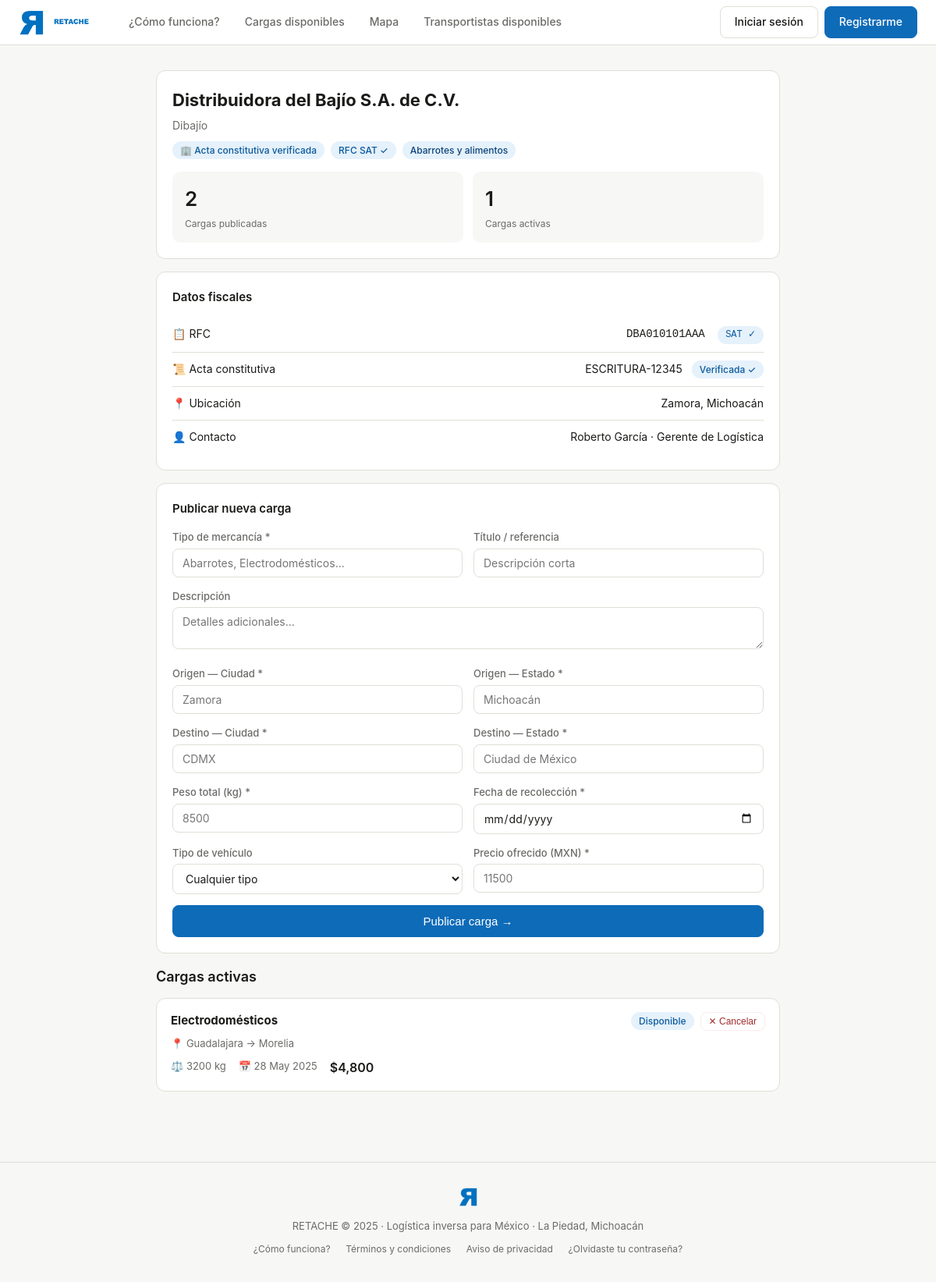
Screenshot of /empresas/1 with the database file from the repository.
### models.py (models this page shows)
class Empresa(Base):
    __tablename__ = "empresas"
    id = Column(Integer, primary_key=True, index=True)
    razon_social = Column(String(200), nullable=False)
    nombre_comercial = Column(String(200), nullable=True)
    telefono = Column(String(15), nullable=False)
    email = Column(String(120), unique=True, index=True, nullable=False)
    contrasena_hash = Column(String(200), nullable=False)
    rfc = Column(String(12), unique=True, index=True, nullable=False)
    rfc_verificado = Column(Boolean, default=False)
    num_acta_constitutiva = Column(String(100), nullable=True)
    acta_constitutiva_verificada = Column(Boolean, default=False)
    giro = Column(String(100), nullable=True)
    calle = Column(String(200), nullable=True)
    colonia = Column(String(100), nullable=True)
    municipio = Column(String(100), nullable=True)
    estado = Column(String(50), nullable=True)
    cp = Column(String(5), nullable=True)
    nombre_contacto = Column(String(150), nullable=True)
    puesto_contacto = Column(String(100), nullable=True)
    logo_url = Column(String(200), nullable=True)
    calificacion_promedio = Column(Float, default=0.0)
    total_cargas_publicadas = Column(Integer, default=0)
    fecha_registro = Column(DateTime, server_default=func.now())
    activo = Column(Boolean, default=True)
    email_verificado = Column(Boolean, default=False)
    token_verificacion = Column(String(200), nullable=True)
    token_reset_password = Column(String(200), nullable=True)
    token_reset_expira = Column(DateTime, nullable=True)
    cargas_publicadas = relationship("Carga", back_populates="empresa")
    mensajes_enviados = relationship("Mensaje", foreign_keys="Mensaje.remitente_empresa_id", back_populates="remitente_empresa")

class Carga(Base):
    __tablename__ = "cargas"
    id = Column(Integer, primary_key=True, index=True)
    empresa_id = Column(Integer, ForeignKey("empresas.id"), nullable=False)
    transportista_id = Column(Integer, ForeignKey("transportistas.id"), nullable=True)
    titulo = Column(String(150), nullable=False)
    descripcion = Column(Text, nullable=True)
    tipo_mercancia = Column(String(100), nullable=False)
    peso_kg = Column(Float, nullable=False)
    volumen_m3 = Column(Float, nullable=True)
    requiere_refrigeracion = Column(Boolean, default=False)
    mercancia_peligrosa = Column(Boolean, default=False)
    origen_ciudad = Column(String(100), nullable=False)
    origen_estado = Column(String(50), nullable=False)
    origen_lat = Column(Float, nullable=True)
    origen_lng = Column(Float, nullable=True)
    destino_ciudad = Column(String(100), nullable=False)
    destino_estado = Column(String(50), nullable=False)
    destino_lat = Column(Float, nullable=True)
    destino_lng = Column(Float, nullable=True)
    fecha_recoleccion = Column(DateTime, nullable=False)
    fecha_entrega_estimada = Column(DateTime, nullable=True)
    tipo_vehiculo_requerido = Column(String(30), nullable=True)
    precio_ofrecido_mxn = Column(Float, nullable=False)
    precio_negociable = Column(Boolean, default=True)
    estado = Column(String(30), default=EstadoCarga.disponible)
    fecha_publicacion = Column(DateTime, server_default=func.now())
    fecha_asignacion = Column(DateTime, nullable=True)
    fecha_completada = Column(DateTime, nullable=True)
    carta_porte_generada = Column(Boolean, default=False)
    carta_porte_uuid = Column(String(100), nullable=True)
    carta_porte_xml = Column(Text, nullable=True)
    empresa = relationship("Empresa", back_populates="cargas_publicadas")
    transportista = relationship("Transportista", back_populates="cargas")
    mensajes = relationship("Mensaje", back_populates="carga")
    resenas = relationship("Resena", back_populates="carga")

### routers/empresas.py (the view)
@router.get("/{empresa_id}", response_class=HTMLResponse)
async def perfil_empresa(
    request: Request, empresa_id: int, db: Session = Depends(get_db)
):
    empresa = db.query(Empresa).filter(Empresa.id == empresa_id).first()
    if not empresa:
        raise HTTPException(status_code=404, detail="Empresa no encontrada")
    cargas_activas = (
        db.query(Carga)
        .filter(
            Carga.empresa_id == empresa_id,
            Carga.estado == EstadoCarga.disponible,
        )
        .order_by(Carga.fecha_publicacion.desc())
        .all()
    )
    return templates.TemplateResponse("perfil_empresa.html", ctx(request,
        empresa=empresa,
        cargas_activas=cargas_activas,
    ))

### templates/perfil_empresa.html (shortened to what this page needs)
{% extends "base.html" %}
{% block content %}
<div style="max-width:800px; margin:0 auto;">
  <div class="card" style="margin-bottom:16px;">
    <h1 style="font-size:22px; font-weight:700; margin-bottom:4px;">{{ empresa.razon_social }}</h1>
    {% if empresa.nombre_comercial and empresa.nombre_comercial != empresa.razon_social %}<div style="color:var(--texto-suave); font-size:14px; margin-bottom:8px;">{{ empresa.nombre_comercial }}</div>{% endif %}
    <div style="display:flex; flex-wrap:wrap; gap:8px; margin-bottom:16px;">
      {% if empresa.acta_constitutiva_verificada %}<span class="badge badge-verde">🏢 Acta constitutiva verificada</span>{% else %}<span class="badge badge-amber">⚠️ Verificación pendiente</span>{% endif %}
      {% if empresa.rfc_verificado %}<span class="badge badge-verde">RFC SAT ✓</span>{% endif %}
      {% if empresa.giro %}<span class="badge badge-azul">{{ empresa.giro }}</span>{% endif %}
    </div>
    <div class="stats-grid">
      <div class="stat-card"><div class="stat-num">{{ empresa.total_cargas_publicadas }}</div><div class="stat-label">Cargas publicadas</div></div>
      <div class="stat-card"><div class="stat-num">{{ cargas_activas | length }}</div><div class="stat-label">Cargas activas</div></div>
    </div>
  </div>
  <div class="card" style="margin-bottom:16px;">
    <h2 style="font-size:15px; font-weight:600; margin-bottom:14px;">Datos fiscales</h2>
    <div class="doc-row"><span>📋 RFC</span><span style="font-family:monospace;">{{ empresa.rfc }} {% if empresa.rfc_verificado %}<span class="badge badge-verde" style="margin-left:8px;">SAT ✓</span>{% endif %}</span></div>
    <div class="doc-row"><span>📜 Acta constitutiva</span><span>{{ empresa.num_acta_constitutiva }} {% if empresa.acta_constitutiva_verificada %}<span class="badge badge-verde" style="margin-left:8px;">Verificada ✓</span>{% endif %}</span></div>
    {% if empresa.municipio %}<div class="doc-row"><span>📍 Ubicación</span><span>{{ empresa.municipio }}{% if empresa.estado %}, {{ empresa.estado }}{% endif %}</span></div>{% endif %}
    {% if empresa.nombre_contacto %}<div class="doc-row"><span>👤 Contacto</span><span>{{ empresa.nombre_contacto }}{% if empresa.puesto_contacto %} · {{ empresa.puesto_contacto }}{% endif %}</span></div>{% endif %}
  </div>
  {% if empresa.acta_constitutiva_verificada %}
  <div class="card" style="margin-bottom:16px;">
    <h2 style="font-size:15px; font-weight:600; margin-bottom:14px;">Publicar nueva carga</h2>
    <form action="/empresas/{{ empresa.id }}/publicar-carga" method="POST">
      <div class="form-row">
        <div class="form-group"><label>Tipo de mercancía *</label><input type="text" name="tipo_mercancia" placeholder="Abarrotes, Electrodomésticos..." required></div>
        <div class="form-group"><label>Título / referencia</label><input type="text" name="titulo" placeholder="Descripción corta"></div>
      </div>
      <div class="form-group"><label>Descripción</label><textarea name="descripcion" rows="2" placeholder="Detalles adicionales..."></textarea></div>
      <div class="form-row">
        <div class="form-group"><label>Origen — Ciudad *</label><input type="text" name="origen_ciudad" placeholder="Zamora" required></div>
        <div class="form-group"><label>Origen — Estado *</label><input type="text" name="origen_estado" placeholder="Michoacán" required></div>
      </div>
      <div class="form-row">
        <div class="form-group"><label>Destino — Ciudad *</label><input type="text" name="destino_ciudad" placeholder="CDMX" required></div>
        <div class="form-group"><label>Destino — Estado *</label><input type="text" name="destino_estado" placeholder="Ciudad de México" required></div>
      </div>
      <div class="form-row">
        <div class="form-group"><label>Peso total (kg) *</label><input type="number" name="peso_kg" placeholder="8500" min="1" required></div>
        <div class="form-group"><label>Fecha de recolección *</label><input type="date" name="fecha_recoleccion" required></div>
      </div>
      <div class="form-row">
        <div class="form-group"><label>Tipo de vehículo</label><select name="tipo_vehiculo_requerido"><option value="">Cualquier tipo</option></select></div>
        <div class="form-group"><label>Precio ofrecido (MXN) *</label><input type="number" name="precio_ofrecido_mxn" placeholder="11500" min="1" required></div>
      </div>
      <button type="submit" class="btn btn-primary" style="width:100%; padding:11px; font-size:15px; justify-content:center;">Publicar carga →</button>
    </form>
  </div>
  {% endif %}
  {% if cargas_activas %}
  <h2 style="font-size:18px; font-weight:600; margin-bottom:12px;">Cargas activas</h2>
  {% for carga in cargas_activas %}
  <a href="/cargas/{{ carga.id }}" style="text-decoration:none; display:block;">
   <div class="carga-card">
      <div style="display:flex; justify-content:space-between; margin-bottom:6px;">
        <strong style="color:var(--texto);">{{ carga.tipo_mercancia }}</strong>
        <div style="display:flex; gap:8px; align-items:center;">
          <span class="badge badge-verde">Disponible</span>
          <form action="/empresas/{{ empresa.id }}/cancelar-carga/{{ carga.id }}" method="POST" style="display:inline;">
            <button type="submit" class="btn" style="font-size:12px; padding:4px 10px; color:var(--rojo); border-color:var(--rojo-bg);" onclick="return confirm('¿Cancelar esta carga?')">✕ Cancelar</button>
          </form>
        </div>
      </div>
      <div style="font-size:13px; color:var(--texto-suave); margin-bottom:6px;">📍 {{ carga.origen_ciudad }} → {{ carga.destino_ciudad }}</div>
      <div class="carga-meta"><span>⚖️ {{ carga.peso_kg | int }} kg</span><span>📅 {{ carga.fecha_recoleccion.strftime('%d %b %Y') }}</span><span class="carga-precio">${{ "{:,.0f}".format(carga.precio_ofrecido_mxn) }}</span></div>
    </div>
  </a>
  {% endfor %}
  {% endif %}
</div>
{% endblock %}

### templates/base.html (style rules this page uses)
*, *::before, *::after { box-sizing: border-box; margin: 0; padding: 0; }
:root { --verde: #0E6BB8; --verde-claro: #1481D9; --verde-bg: #E5F1FB; --gris-bg: #F7F7F5; --gris-borde: #E0DED6; --texto: #1A1A18; --texto-suave: #6B6B68; --amber: #BA7517; --amber-bg: #FAEEDA; --rojo-bg: #FCEBEB; --rojo: #A32D2D; --azul: #0E6BB8; --azul-bg: #E5F1FB; }
body { font-family: -apple-system, BlinkMacSystemFont, 'Segoe UI', sans-serif; background: var(--gris-bg); color: var(--texto); font-size: 15px; line-height: 1.6; }
a { color: var(--verde); text-decoration: none; }
.btn { display: inline-flex; align-items: center; gap: 6px; padding: 8px 18px; border-radius: 8px; font-size: 14px; font-weight: 500; cursor: pointer; border: 1px solid var(--gris-borde); background: #fff; color: var(--texto); transition: all .15s; text-decoration: none; }
.btn-primary { background: var(--verde); color: #fff; border-color: var(--verde); }
.badge { display: inline-block; padding: 2px 10px; border-radius: 20px; font-size: 12px; font-weight: 500; }
.badge-verde { background: var(--verde-bg); color: #0B5A9C; }
.badge-azul { background: var(--azul-bg); color: #0C447C; }
.card { background: #fff; border: 1px solid var(--gris-borde); border-radius: 12px; padding: 20px; }
label { display: block; font-size: 13px; color: var(--texto-suave); margin-bottom: 4px; font-weight: 500; }
input[type=text], input[type=email], input[type=password], input[type=number], input[type=tel], input[type=date], select, textarea { width: 100%; padding: 9px 12px; border: 1px solid var(--gris-borde); border-radius: 8px; font-size: 14px; color: var(--texto); background: #fff; outline: none; transition: border .15s; font-family: inherit; }
.form-group { margin-bottom: 14px; }
.form-row { display: grid; grid-template-columns: 1fr 1fr; gap: 14px; }
.stats-grid { display: grid; grid-template-columns: repeat(auto-fit, minmax(160px, 1fr)); gap: 12px; }
.stat-card { background: var(--gris-bg); border-radius: 10px; padding: 14px 16px; }
.stat-num { font-size: 26px; font-weight: 600; color: var(--texto); }
.stat-label { font-size: 12px; color: var(--texto-suave); margin-top: 2px; }
.doc-row { display: flex; justify-content: space-between; align-items: center; padding: 10px 0; border-bottom: 1px solid var(--gris-borde); font-size: 14px; }
.doc-row:last-child { border-bottom: none; }
.carga-card { background: #fff; border: 1px solid var(--gris-borde); border-radius: 12px; padding: 16px 18px; margin-bottom: 10px; transition: border-color .15s, box-shadow .15s; cursor: pointer; }
.carga-meta { display: flex; gap: 16px; font-size: 13px; color: var(--texto-suave); margin-top: 8px; flex-wrap: wrap; }
.carga-precio { font-weight: 600; font-size: 16px; color: var(--texto); }

### rows the page displays
Empresa: razon_social "Distribuidora del Bajío S.A. de C.V.", nombre_comercial "Dibajío", giro "Abarrotes y alimentos", total_cargas_publicadas "2", rfc "DBA010101AAA", num_acta_constitutiva "ESCRITURA-12345", municipio "Zamora", estado "Michoacán", nombre_contacto "Roberto García", puesto_contacto "Gerente de Logística"
Carga: tipo_mercancia "Electrodomésticos", origen_ciudad "Guadalajara", destino_ciudad "Morelia", peso_kg "3200", fecha_recoleccion "28 May 2025", precio_ofrecido_mxn "4,800"

### other values shown
{{ cargas_activas | length }} "1"
